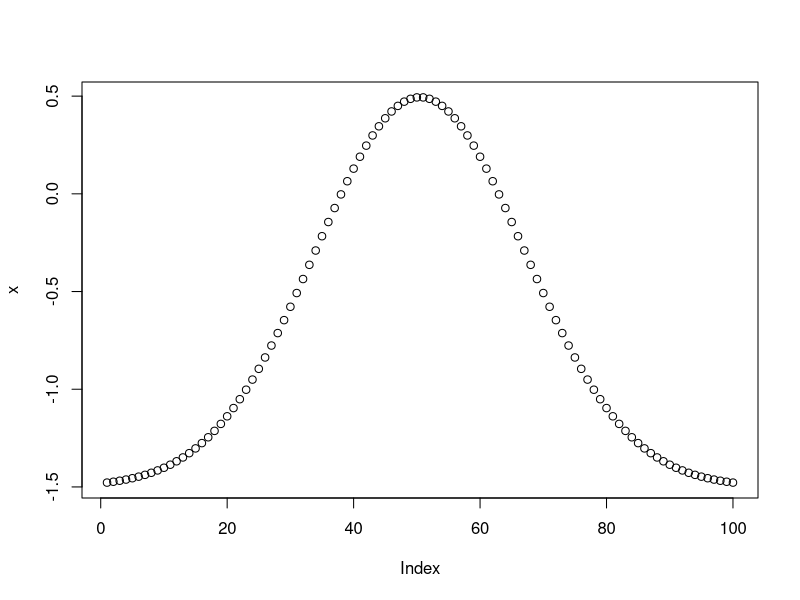
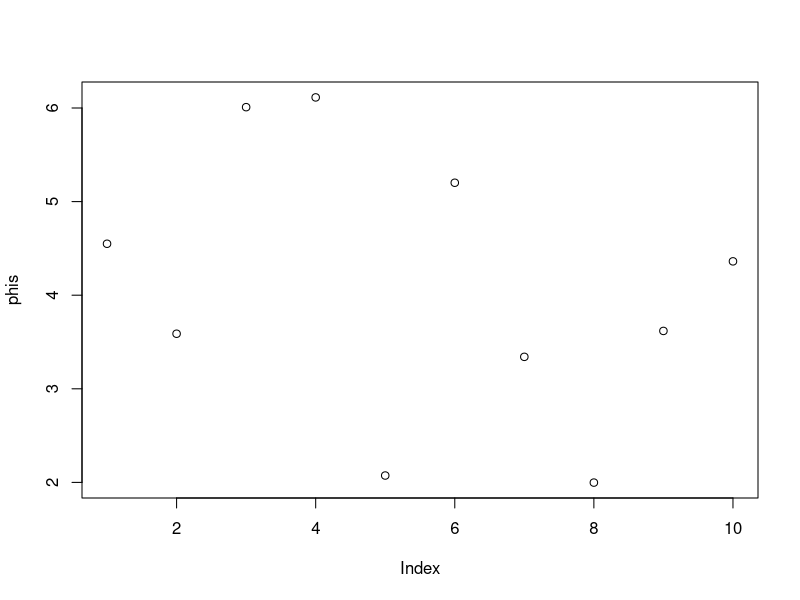
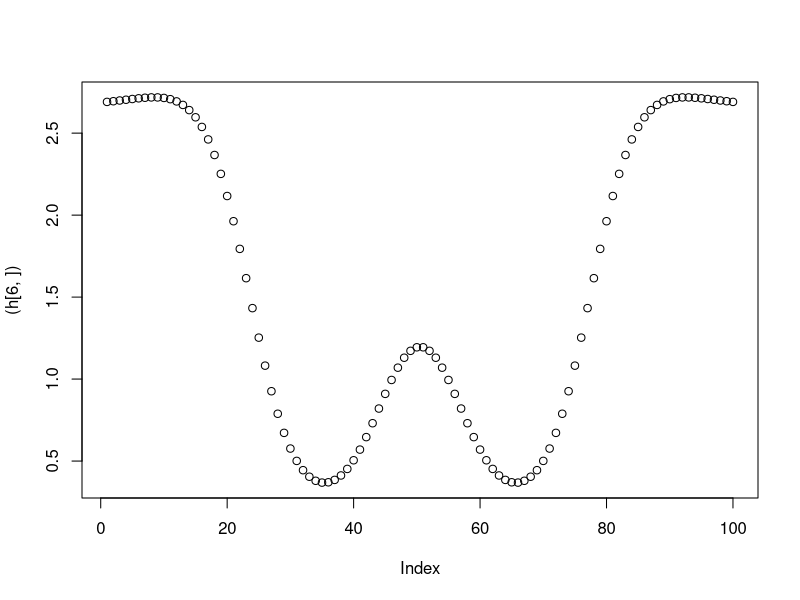
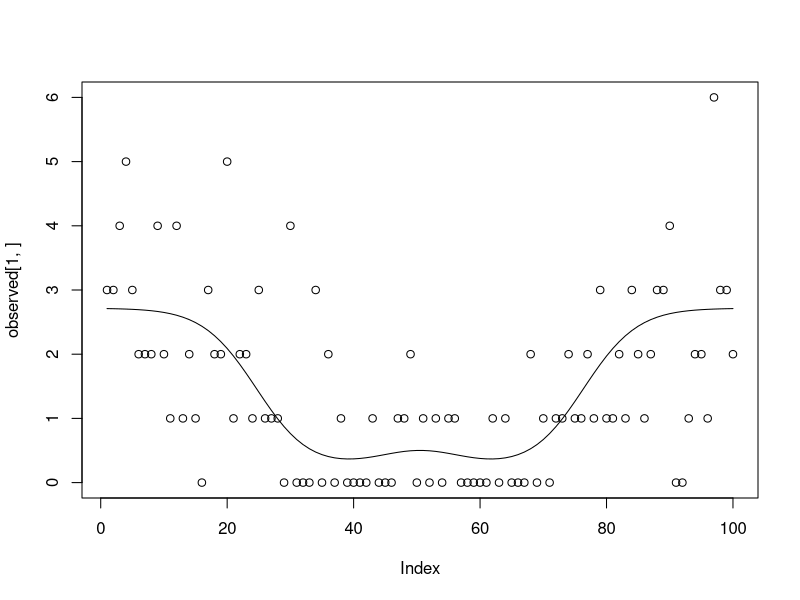
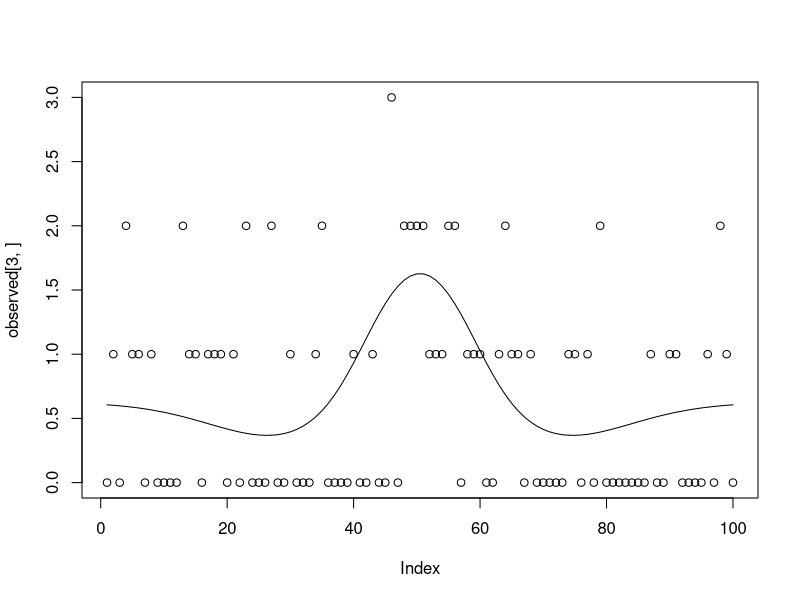
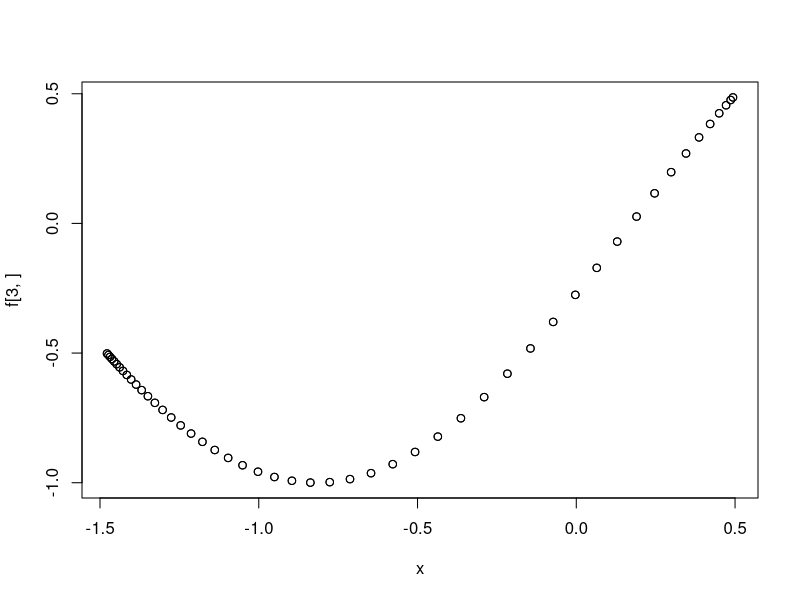
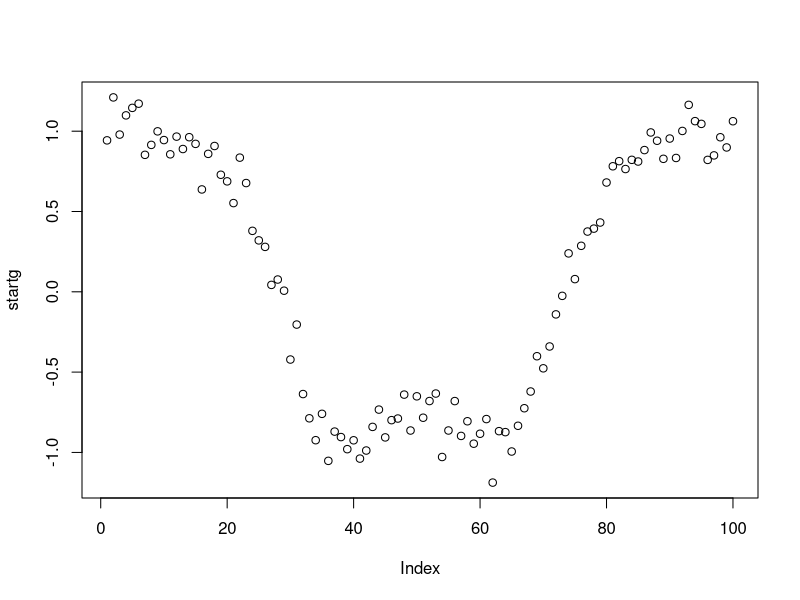
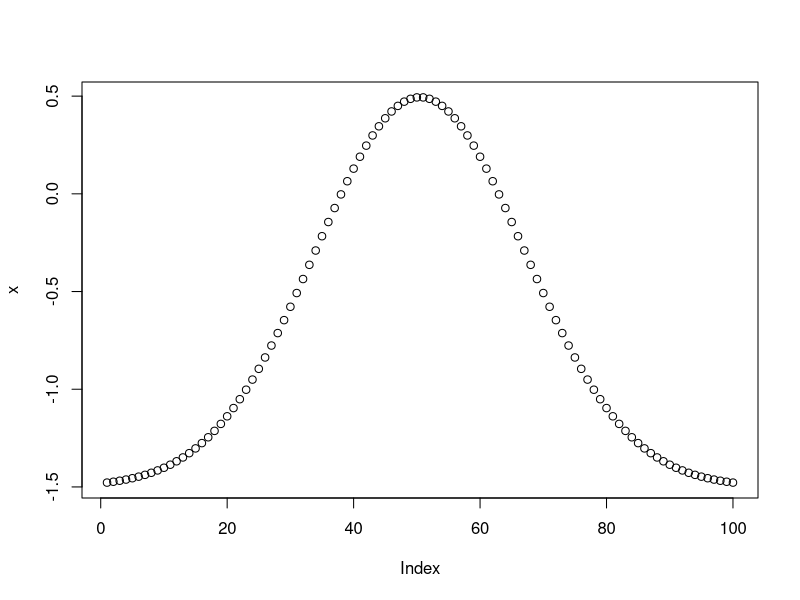

R code for these plots, in order: (Note: this script raises an error after producing the figures.)
#Toy easy X

#Number of neurons
n <- 10

t <- 100

#Path of mouse
x <- density(x=c(50),bw=10,n=t)
x <- x$y
x <- x*100/(2)-1.5
plot(x)
phis <- runif(n,max=2*pi)
plot(phis)
omegas <- 1+runif(n,max=3)
f <- matrix(NA,nrow=n,ncol=t)
for (i in 1:n){
  f[i,] <- sin(omegas[i]*x+phis[i])
}
h <- exp(f)
plot((h[6,]))


observed <- f
for (i in 1:n){
  observed[i,] <- rpois(t,lambda=h[i,])
}
plot(observed[1,])
lines(h[1,])

plot(observed[3,])
lines(h[3,])
plot(x,f[3,])

##
startg <- rnorm(t,mean=f[1,],sd=0.1)
plot(startg)
plot(x)
#Step 1. Computer posterior mode and precision matrix
#Gradient ascent
xq <- rnorm(t,mean=x,sd=0)
plot(xq)
invx <- solve(fillup(xq,xq)+diag(t)*10e-6)

fillup <- function(x1,x2){
  n1 <- length(x1)
  n2 <- length(x2)
  matr2 <- matrix(NA,nrow=n1,ncol=n2)
  for (i in 1:n1){
    for (j in 1:n2){
      matr2[i,j] <- kern(x1[i],x2[j])
    }
  }
  return(matr2)
}
kern <- function(x1,x2){
  exp(-(x1-x2)^2/2)
}
gradient <- function(f){
  first <- observed[2,]-exp(f)
  second <- invx%*%f
  return(first-second)
}
gradascent <- function(grad,init,gamma){
  a <- init
  for (i in 1:50){
    
    nab <- grad(a)
    a <- a+gamma*nab
    #if (norm(grad(a),type="2")<0.01) {break}
  }
  return(a)
}

##Newtons method
newton <- function(g,H,start){
  f <- start
  for (i in 1:10000){
    f <- f-0.01*solve(H(f))%*%g(f)
    if (norm(g(f),type="2")<0.1){break}
  }
  return(f)
}
Hessian <- function(f){
  return(diag(exp(f))-invx)
}

fmax<-newton(gradient,Hessian,c(rep(0,100)))
plot(fmax)
plot(f[2,])

checker(f[2,])
##


gradient(f[1,])
fmax<-gradascent(gradient,rep(0,100),0.0001)
plot(observed[1,])
lines(exp(fmax))
A <- exp(diag(fmax))+invx

plot(fmax)
plot(xq)
plot(x,f[2,])

checker <- function(ff){
  return(sum(log(dpois(observed[2,],lambda=exp(ff))))-0.5*t(ff)%*%invx%*%ff)
}
checker(fmax)
checker(rep(0,100))
exp(f[1,])
checker(exp(f[3,]))
plot(observed[1,])
lines(exp(f[3,]))
dpois(observed[1,],lambda=exp(f[1,]))
f[1,]
dpois(observed[1,],lambda=rep(1,100))
checker(observed[1,])
      